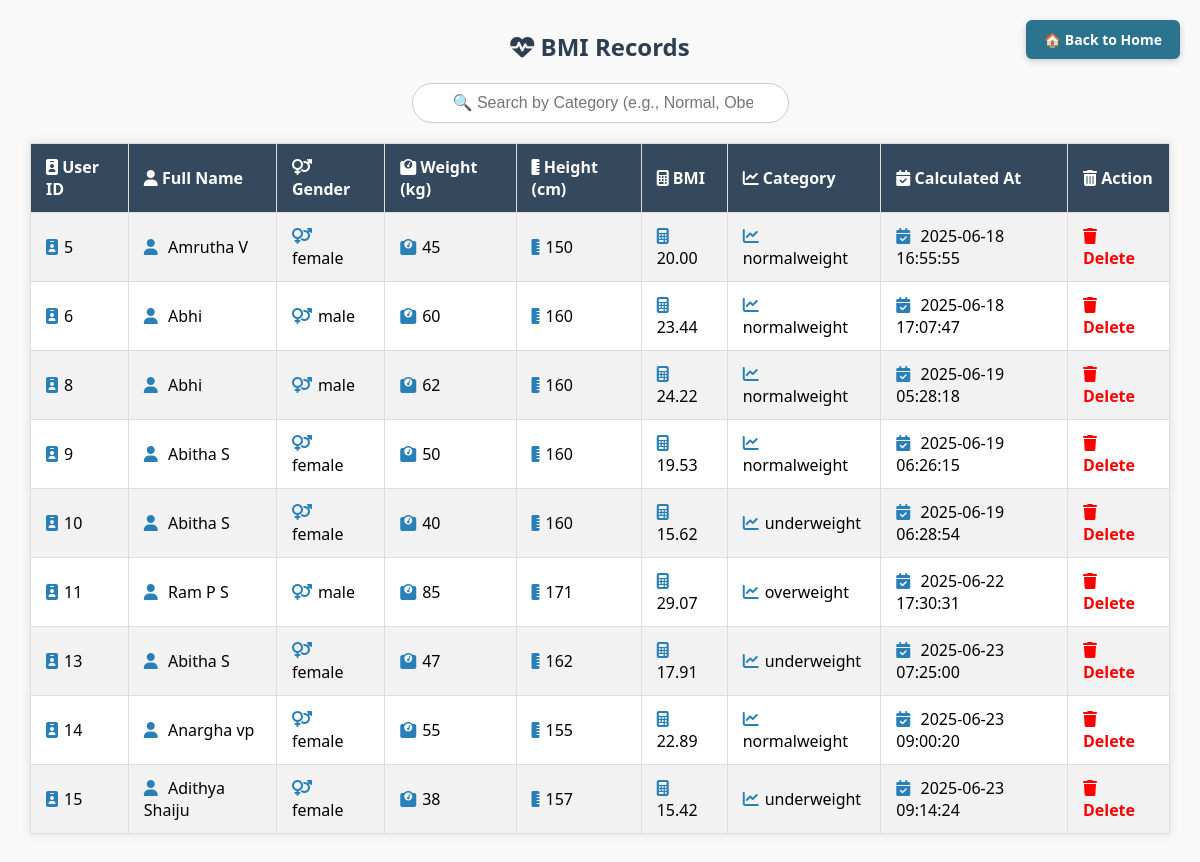
The page /admin_bmi.php on the database its author committed.
### tables this page shows
CREATE TABLE `bmi_records` (
  `id` int(11) NOT NULL,
  `user_gender` varchar(10) DEFAULT NULL,
  `weight` float DEFAULT NULL,
  `height` float DEFAULT NULL,
  `bmi` float DEFAULT NULL,
  `category` varchar(50) DEFAULT NULL,
  `calculated_at` timestamp NOT NULL DEFAULT current_timestamp(),
  `user_id` int(11) DEFAULT NULL
);

CREATE TABLE `registrations` (
  `id` int(11) NOT NULL,
  `full_name` varchar(100) NOT NULL,
  `dob` date NOT NULL,
  `age` int(11) NOT NULL,
  `mobile_number` varchar(15) NOT NULL,
  `email` varchar(100) NOT NULL,
  `password` varchar(255) NOT NULL,
  `height` decimal(5,2) NOT NULL,
  `weight` decimal(5,2) NOT NULL,
  `gender` enum('male','female','others') NOT NULL,
  `city` varchar(100) NOT NULL,
  `address` text NOT NULL,
  `created_at` timestamp NOT NULL DEFAULT current_timestamp(),
  `user_type` varchar(20) NOT NULL DEFAULT 'user'
);

### admin_bmi.php (the view, shortened to what this page needs)
<?php
$conn = new mysqli("localhost", "root", "", "bmi");
$sql = "
  SELECT
    b.id,
    r.full_name,
    b.user_gender,
    b.weight,
    b.height,
    b.bmi,
    b.category,
    b.calculated_at
  FROM
    bmi_records b
  INNER JOIN
    registrations r ON b.user_id = r.id
";
$result = $conn->query($sql);
?>
<!DOCTYPE html>
<html>
<head>
  <link rel="stylesheet" href="https://cdnjs.cloudflare.com/ajax/libs/font-awesome/6.5.0/css/all.min.css">
</head>
<body>
<a href="admin_index.php" class="back-home-btn">🏠 Back to Home</a>
<h2><i class="fas fa-heartbeat"></i> BMI Records</h2>
<div class="search-container">
  <input type="text" class="search-input" id="searchInput" onkeyup="searchCategory()" placeholder="🔍 Search by Category (e.g., Normal, Obese)">
</div>
<table id="bmiTable">
  <tr>
    <th><i class="fas fa-id-badge"></i> User ID</th>
    <th><i class="fas fa-user"></i> Full Name</th>
    <th><i class="fas fa-venus-mars"></i> Gender</th>
    <th><i class="fas fa-weight"></i> Weight (kg)</th>
    <th><i class="fas fa-ruler-vertical"></i> Height (cm)</th>
    <th><i class="fas fa-calculator"></i> BMI</th>
    <th><i class="fas fa-chart-line"></i> Category</th>
    <th><i class="fas fa-calendar-check"></i> Calculated At</th>
    <th><i class="fas fa-trash-alt"></i> Action</th>
  </tr>
  <?php
  if ($result->num_rows > 0) {
      while($row = $result->fetch_assoc()) {
          echo "<tr>
                  <td><i class='fas fa-id-badge'></i>" . htmlspecialchars($row['id']) . "</td>
                  <td><i class='fas fa-user'></i> " . htmlspecialchars($row['full_name']) . "</td>
                  <td><i class='fas fa-venus-mars'></i>" . htmlspecialchars($row['user_gender']) . "</td>
                  <td><i class='fas fa-weight'></i>" . htmlspecialchars($row['weight']) . "</td>
                  <td><i class='fas fa-ruler-vertical'></i>" . htmlspecialchars($row['height']) . "</td>
                  <td><i class='fas fa-calculator'></i>" . htmlspecialchars(number_format($row['bmi'], 2)) . "</td>
                  <td><i class='fas fa-chart-line'></i>" . htmlspecialchars($row['category']) . "</td>
                  <td><i class='fas fa-calendar-check'></i> " . htmlspecialchars($row['calculated_at']) . "</td>
                  <td><a class='delete-link' href='delete_bmi.php?id=" . $row['id'] . "' onclick=\"return confirm('Are you sure you want to delete this BMI record?');\"><i class='fas fa-trash'></i> Delete</a></td>
                </tr>";
      }
  } else {
      echo "<tr><td colspan='9' style='text-align:center;'>No BMI records found.</td></tr>";
  }
  ?>
</table>
</body>
</html>

### admin_bmi.php (style rules this page uses)
body { font-family: 'Segoe UI', Tahoma, Geneva, Verdana, sans-serif; margin: 30px; background-color: #f9f9f9; }
h2 { text-align: center; margin-bottom: 20px; color: #2c3e50; }
.search-container { text-align: center; margin-bottom: 20px; }
.search-input { padding: 10px 35px 10px 40px; border: 1px solid #ccc; border-radius: 25px; width: 300px; font-size: 16px; background-image: url('https://cdn-icons-png.flaticon.com/512/622/622669.png'); background-position: 10px center; background-repeat: no-repeat; background-size: 20px; }
table { width: 100%; border-collapse: collapse; background-color: #fff; box-shadow: 0 0 10px rgba(0, 0, 0, 0.1); }
th, td { padding: 12px 15px; border: 1px solid #ddd; text-align: left; }
th { background-color: #34495e; color: white; }
tr:nth-child(even) { background-color: #f2f2f2; }
td i { margin-right: 6px; color: #2980b9; }
.delete-link { color: red; font-weight: bold; text-decoration: none; }
.delete-link i { color: red; }
.back-home-btn { position: absolute; top: 20px; right: 20px; padding: 10px 18px; background-color: rgb(43, 115, 143); color: white; text-decoration: none; border: none; border-radius: 6px; font-size: 14px; font-weight: 600; cursor: pointer; transition: background-color 0.3s ease; box-shadow: 0 2px 6px rgba(0, 0, 0, 0.2); }

### rows shown on the page
bmi_records: id "5", user.full_name "Amrutha V", user_gender "female", weight "45", height "150", bmi "20.00", category "normalweight", calculated_at "2025-06-18 16:55:55"
bmi_records: id "6", user.full_name "Abhi", user_gender "male", weight "60", height "160", bmi "23.44", category "normalweight", calculated_at "2025-06-18 17:07:47"
bmi_records: id "8", user.full_name "Abhi", user_gender "male", weight "62", height "160", bmi "24.22", category "normalweight", calculated_at "2025-06-19 05:28:18"
bmi_records: id "9", user.full_name "Abitha S", user_gender "female", weight "50", height "160", bmi "19.53", category "normalweight", calculated_at "2025-06-19 06:26:15"
bmi_records: id "10", user.full_name "Abitha S", user_gender "female", weight "40", height "160", bmi "15.62", category "underweight", calculated_at "2025-06-19 06:28:54"
bmi_records: id "11", user.full_name "Ram P S", user_gender "male", weight "85", height "171", bmi "29.07", category "overweight", calculated_at "2025-06-22 17:30:31"
bmi_records: id "13", user.full_name "Abitha S", user_gender "female", weight "47", height "162", bmi "17.91", category "underweight", calculated_at "2025-06-23 07:25:00"
bmi_records: id "14", user.full_name "Anargha vp", user_gender "female", weight "55", height "155", bmi "22.89", category "normalweight", calculated_at "2025-06-23 09:00:20"
bmi_records: id "15", user.full_name "Adithya Shaiju", user_gender "female", weight "38", height "157", bmi "15.42", category "underweight", calculated_at "2025-06-23 09:14:24"
